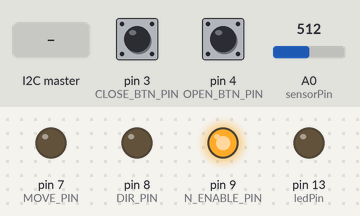
The sketch below on a simulated Arduino Uno, built with avr-gcc and run on an emulated ATmega328P. On the bench: output pins drawn as LEDs (lit = HIGH). The test bench sets the inputs (shaded band); at power-on: pin 3 (CLOSE_BTN_PIN) HIGH, pin 4 (OPEN_BTN_PIN) HIGH, A0 (sensorPin) = 512. EEPROM starts erased; what the sketch prints to the serial monitor is not drawn.

Above: at 1.2 s.
1.3 s: pin 3 (CLOSE_BTN_PIN) pulled LOW for 0.15 s
At 1.73 s:
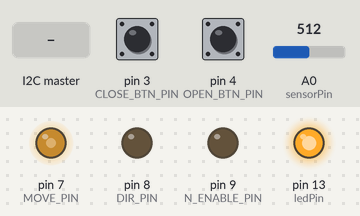
4.3 s: the I2C master sends the byte 0
At 5.4 s:
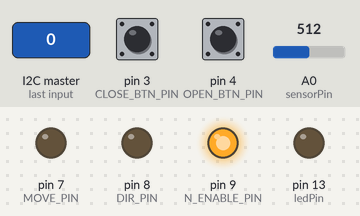
5.9 s: pin 4 (OPEN_BTN_PIN) pulled LOW for 0.15 s
At 7.6 s:
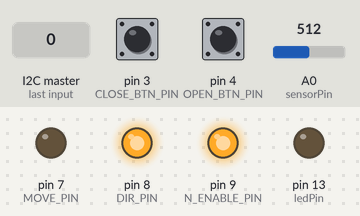
Timing chart, 0 to 9.1 s (numbered marks = the images above; inputs shaded):
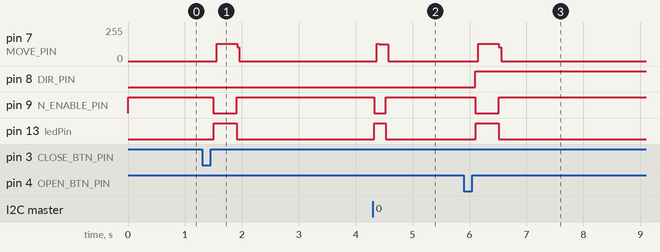

Measured:
- after the input at 1.3 s, pin 7 (MOVE_PIN): 0/255 → 128/255 after 0.26 s, → 0/255 0.36 s later; pin 9 (N_ENABLE_PIN): HIGH → LOW after 0.20 s, → HIGH 0.41 s later; pin 13 (ledPin): LOW → HIGH after 0.21 s, → LOW 0.40 s later
- after the input at 4.3 s, pin 7 (MOVE_PIN): 0/255 → 125/255 after 0.07 s, → 0/255 0.20 s later; pin 9 (N_ENABLE_PIN): HIGH → LOW at once, → HIGH 0.21 s later; pin 13 (ledPin): LOW → HIGH at once, → LOW 0.20 s later
- after the input at 5.9 s, pin 7 (MOVE_PIN): 0/255 → 128/255 after 0.26 s, → 0/255 0.36 s later; pin 8 (DIR_PIN): LOW → HIGH after 0.20 s; pin 9 (N_ENABLE_PIN): HIGH → LOW after 0.20 s, → HIGH 0.41 s later; pin 13 (ledPin): LOW → HIGH after 0.21 s, → LOW 0.40 s later

The sketch:

i2c_slave_ard.ino
```cpp
// Include the Wire library for I2C
#include <Wire.h>
#include <EEPROM.h>
#include <ezButton.h>

// LED on pin 13
const int ledPin = 13;


const int LIM_VALID = 1234;
const int OPEN_BTN_PIN = 4;
const int CLOSE_BTN_PIN = 3;
const int DIR_OPEN = 1;         //
const int DIR_CLOSE = 0;
const int N_ENABLE_PIN = 9;
const int DIR_PIN = 8;
const int MOVE_PIN = 7;
const int NO_CHECK = 1;   // flag for button presses to bypass position check

const int SHORT_PRESS_TIME = 500; // 500 milliseconds
const int LONG_PRESS_TIME  = 2000; // 2000 milliseconds

int sensorPin = A0;    // select the input pin for the potentiometer
int sensorValue = 0;  // variable to store the value coming from the sensor

ezButton openBtn(OPEN_BTN_PIN);
ezButton closeBtn(CLOSE_BTN_PIN);

struct Limit { // Struct for read/write to EEPROM
  int valid;   // when == 1234
  int lim;
};
struct Limits { // Struct to store limit read values
  int valid;   // when > 0
  int minLim;
  int maxLim;
};

Limits curLimits;

Limits getLimits() {

  Limit gLim;
  curLimits.valid = 0;

  EEPROM.get(0, gLim);   // min limit
  if (gLim.valid == 1234) {
    curLimits.valid++;
    curLimits.minLim = gLim.lim;
  }

  EEPROM.get(sizeof(Limit), gLim);   // max limit
  if (gLim.valid == 1234) {
    curLimits.valid++;
    curLimits.maxLim = gLim.lim;
  }

  if (curLimits.valid != 2) curLimits.valid = 0;
}

void setLimit(int maxNotMin, int lim) { // min: maxNotMin==0 max: maxNotMin==1
  Limit sLim;
  sLim.valid = 1234;
  sLim.lim = lim;
  EEPROM.put(maxNotMin*sizeof(Limit), sLim);
}

int moveStep(int direction, int noCheck=0) {
  if ( noCheck ||
       ((direction == DIR_OPEN) && (sensorValue < curLimits.maxLim)) ||
       ((direction == DIR_CLOSE) && (sensorValue > curLimits.minLim)) ) {

    digitalWrite(DIR_PIN, direction);
    digitalWrite(N_ENABLE_PIN, LOW);
    delay(10);
    digitalWrite(ledPin, HIGH);
    for (int i=0; i<100; i++) {
      digitalWrite(MOVE_PIN, HIGH);
      delay(2);
      digitalWrite(MOVE_PIN, LOW);
      delay(2);
    }
    digitalWrite(ledPin, LOW);
    digitalWrite(N_ENABLE_PIN, HIGH);

    delay(10);
  }
  return analogRead(sensorPin);
}

// Function that executes whenever data is received from master
void receiveEvent(int howMany) {
  while (Wire.available()) { // loop through all but the last
    uint8_t c = Wire.read();    // receive byte as a character
    if ( c == 1 ) sensorValue = moveStep(DIR_OPEN);
    if ( c == 0 ) sensorValue = moveStep(DIR_CLOSE);
  }
}

void requestEvent() {
  uint8_t reqDat = map( constrain(sensorValue, curLimits.minLim, curLimits.maxLim),
                        curLimits.minLim, curLimits.maxLim, 0, 255);
  Wire.write(&reqDat, 1);
}

unsigned long pressedTime  = 0;
unsigned long releasedTime = 0;

void setup() {
  // Join I2C bus as slave with address 8
  Wire.begin(0x8);
  Serial.begin(9600);  // start serial for output

  pinMode(DIR_PIN, OUTPUT);
  pinMode(MOVE_PIN, OUTPUT);
  pinMode(N_ENABLE_PIN, OUTPUT);
  digitalWrite(N_ENABLE_PIN, HIGH);

  openBtn.setDebounceTime(50);
  closeBtn.setDebounceTime(50);

  getLimits();
  Serial.println("");
  Serial.println("Limits:");
  Serial.println(curLimits.valid);
  Serial.println(curLimits.minLim);
  Serial.println(curLimits.maxLim);

  if (curLimits.valid < 1) {
    Serial.println("Setting Limits...");
    setLimit(0, 321);
    setLimit(1, 876);
    Serial.println(curLimits.valid);
    Serial.println(curLimits.minLim);
    Serial.println(curLimits.maxLim);
  }

  // Call receiveEvent when data received
  Wire.onReceive(receiveEvent);
  Wire.onRequest(requestEvent); // register event

  // Setup pin 13 as output and turn LED off
  pinMode(ledPin, OUTPUT);
  digitalWrite(ledPin, LOW);
}


void loop() {
  openBtn.loop();
  closeBtn.loop();

  if(openBtn.isPressed())
    pressedTime = millis();

  if(closeBtn.isPressed())
    pressedTime = millis();

  if(openBtn.isReleased()) {
    releasedTime = millis();
    long pressDuration = releasedTime - pressedTime;

    if( pressDuration < SHORT_PRESS_TIME )
      sensorValue = moveStep(DIR_OPEN, NO_CHECK);

    if( pressDuration > LONG_PRESS_TIME )
      Serial.println("Set Open Limit");
  }

  if(closeBtn.isReleased()) {
    releasedTime = millis();
    long pressDuration = releasedTime - pressedTime;

    if( pressDuration < SHORT_PRESS_TIME )
      sensorValue = moveStep(DIR_CLOSE, NO_CHECK);

    if( pressDuration > LONG_PRESS_TIME )
      Serial.println("Set Close Limit");
  }

  sensorValue = analogRead(sensorPin);
}
```
